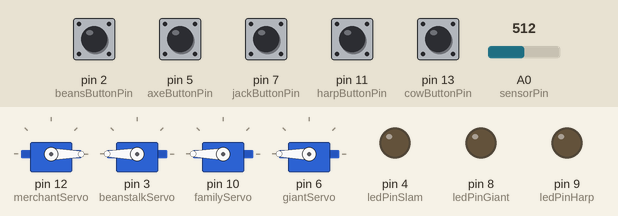
Simulated run of this sketch. Board: Arduino Uno, built with avr-gcc and run on an emulated ATmega328P. Shown: 4 × servo, output pins drawn as LEDs (lit = HIGH). The inputs (shaded band) are chosen by the test bench; at power-on: pin 2 (beansButtonPin), pin 5 (axeButtonPin), pin 7 (jackButtonPin), pin 11 (harpButtonPin), pin 13 (cowButtonPin) LOW, A0 (sensorPin) = 512.

Above: at 1.2 s.
1.3 s: pin 2 (beansButtonPin) pulled HIGH for 0.15 s
At 2.5 s:
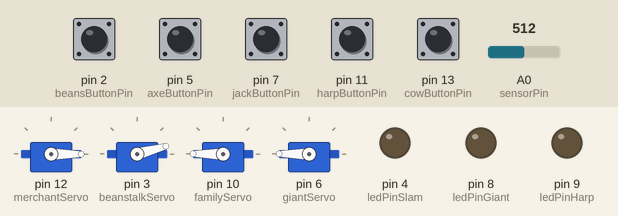
2.9 s: pin 5 (axeButtonPin) pulled HIGH for 0.15 s
At 3.7 s:
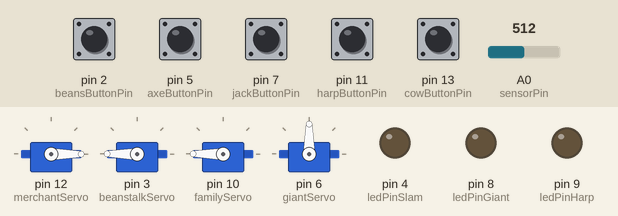
4.5 s: pin 7 (jackButtonPin) pulled HIGH for 0.15 s
At 5.0 s:
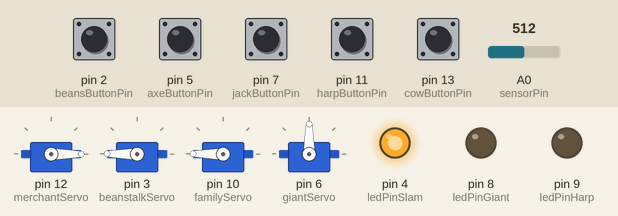
6.1 s: pin 13 (cowButtonPin) pulled HIGH for 0.15 s
At 7.3 s:
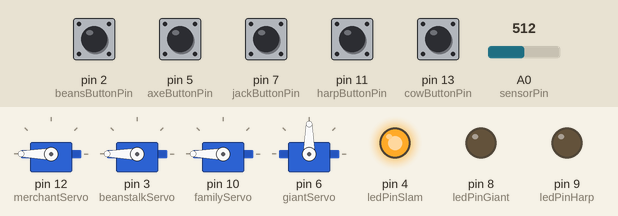
7.7 s: pin 2 (beansButtonPin) pulled HIGH for 1 s
At 8.6 s:
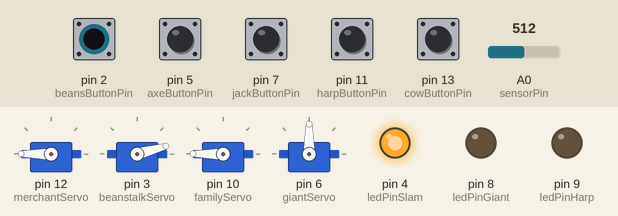
10.2 s: pin 5 (axeButtonPin) pulled HIGH for 1 s
At 10.5 s:
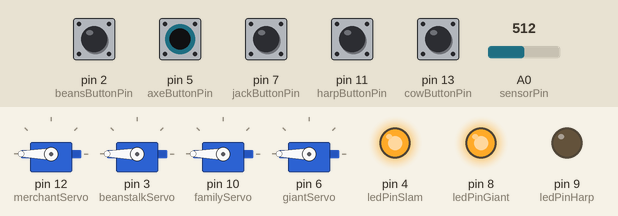
Timing chart, 0 to 13.2 s (numbered marks = the images above; inputs shaded):
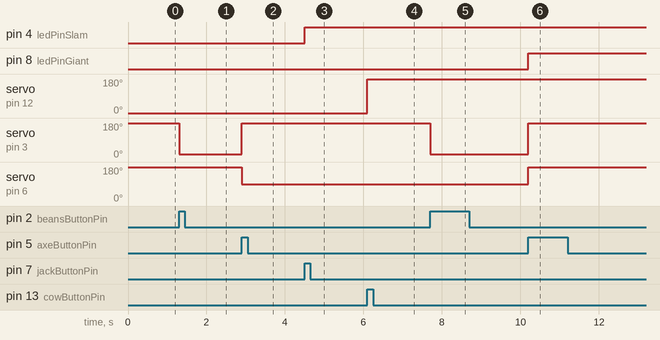

Measured:
- after the input at 1.3 s, servo on pin 3 (beanstalkServo): 180° → 15° at once
- after the input at 2.9 s, servo on pin 3 (beanstalkServo): 15° → 180° at once; servo on pin 6 (giantServo): 180° → 90° at once
- after the input at 4.5 s, pin 4 (ledPinSlam): LOW → HIGH at once
- after the input at 6.1 s, servo on pin 12 (merchantServo): 0° → 180° at once
- after the input at 7.7 s, servo on pin 3 (beanstalkServo): 180° → 15° at once
- after the input at 10.2 s, pin 8 (ledPinGiant): LOW → HIGH at once; servo on pin 3 (beanstalkServo): 15° → 180° at once; servo on pin 6 (giantServo): 90° → 180° at once

The sketch:

JackAndBeanstalkCode.ino
```cpp
#include <Servo.h>

Servo merchantServo;
Servo beanstalkServo;
Servo familyServo;
Servo giantServo;

//These are used for the copper tape switches, connected by BLUE wires.
const int cowButtonPin = 13;
const int harpButtonPin = 11;
const int beansButtonPin = 2;
const int jackButtonPin = 7;
const int axeButtonPin = 5;

//These bools make it so the switches stay in each position with a press and release, rather
//than returning to their default state when the switch is on LOW.
bool canFeFiFoFum; // Boolean that assures players cannot activate the giant stomping early.
bool isFlippedC; // cow
bool isFlippedH; // harp
bool isFlippedB; // beans
bool isFlippedG; // giant release
bool isFlippedJ; // jack in the giant's house
bool beanStalkUp;


// state change COW
int buttonStateC = 0;
int prevButtonStateC = 0;
// state change HARP
int buttonStateH = 0;
int prevButtonStateH = 0;
// state change BEANS
int buttonStateB = 0;
int prevButtonStateB = 0;
// state change JACK
int buttonStateJ = 0;
int prevButtonStateJ = 0;
// state change AXE
int buttonStateA = 0;
int prevButtonStateA = 0;

// Used for piezo sensor
int sensorVal;
const int sensorPin=A0;

const int ledPinSlam = 4; // led indicating the table slam should be done, green on the right side of the enclosure.
const int ledPinGiant = 8; // led revealing the giant's silhouette, within the giant's house.
const int ledPinHarp = 9; // led for golden shine on harp, within the giant's house.

void setup() {
  merchantServo.attach(12); // Pin that servo is attached to
  beanstalkServo.attach(3); // Pin that servo is attached to
  familyServo.attach(10); // Pin that servo is attached to
  giantServo.attach(6); // Pin that servo is attached to

  pinMode(cowButtonPin, INPUT);
  pinMode(harpButtonPin, INPUT);
  pinMode(beansButtonPin, INPUT);
  pinMode(jackButtonPin, INPUT);
  pinMode(axeButtonPin, INPUT);

  pinMode(ledPinSlam,OUTPUT);
  pinMode(ledPinGiant,OUTPUT);
  pinMode(ledPinHarp,OUTPUT);

  //Sets all of the button bools to false as they have not been activated yet.
  isFlippedC = false;
  isFlippedH = false;
  isFlippedB = true;
  isFlippedG = false;
  isFlippedJ = false;

  canFeFiFoFum = false; // Starts false, make true when jack is placed on the switch in the giant's house.
  //These servo writes set the servos to the proper starting positions.
  beanstalkServo.write(180);
  familyServo.write(180);
  merchantServo.write(0);
  giantServo.write(180);

  Serial.begin(9600);
}

void loop() {
  // Check if the table is slammed
  sensorVal = analogRead(sensorPin);


  if(canFeFiFoFum) {
    digitalWrite(ledPinSlam, HIGH);

    if(sensorVal > 18 && !isFlippedG) {
      digitalWrite(ledPinGiant, HIGH);
    }
  }

  //Checks for copper tape switches being pressed every frame.
  StateChangeDetect();
}

void StateChangeDetect() {
  //Reads in the copper tape switch state
  buttonStateC = digitalRead(cowButtonPin);
  buttonStateB = digitalRead(beansButtonPin);
  buttonStateH = digitalRead(harpButtonPin);
  buttonStateA = digitalRead(axeButtonPin);
  buttonStateJ = digitalRead(jackButtonPin);

  // Flips the merchant when the cow is placed on the switch
  if (buttonStateC != prevButtonStateC) {
    if (buttonStateC == HIGH) {
      if (!isFlippedC) {
        merchantServo.write(180);
        isFlippedC = true;
      } else if(isFlippedC) {
        merchantServo.write(0);
        isFlippedC = false;
      }

    }
  }


  // State change detection BEANSTALK
  // Raises the beanstalk when the beans are placed on the switch
  if (buttonStateB != prevButtonStateB) {
    if (buttonStateB == HIGH) {
      if (isFlippedB) {
        beanstalkServo.write(15);
        isFlippedB = false;
      }
    }
  }


  // State change detection FAMILY
  // Flips the family and table in Jack's house when the harp is placed on the switch
  if (buttonStateH != prevButtonStateH) {
    if (buttonStateH == HIGH) {
      if (!isFlippedH) {
        familyServo.write(180);
        isFlippedH = true;
      } else if(isFlippedH) {
        familyServo.write(0);
        isFlippedH = false;
      }
    }
  }


  // State change detection AXE
  // Lowers the beanstalk, releases the fallen giant from behind the giant's house, and turns off the giant silhouette led
  // when jack is placed on the switch in the giant's house.
  if (buttonStateA != prevButtonStateA) {
    if (buttonStateA == HIGH) {
      if(!isFlippedB) {
        beanstalkServo.write(180);
        isFlippedB = true;
      }

      digitalWrite(ledPinGiant, LOW);

      // Giant fall
      if (!isFlippedG) {
        giantServo.write(90);
        isFlippedG = true;
      } else if(isFlippedG) {
        giantServo.write(180);
        isFlippedG = false;
      }
    }
  }

  // Jack placed in the house lets the fefifofum pad activate
  if (buttonStateJ != prevButtonStateJ) {
    if (buttonStateJ == HIGH) {
      if(!isFlippedJ) {
        canFeFiFoFum = true;
      }
    }
  }
  //Sets the previous state to the current state
  prevButtonStateC = buttonStateC;
  prevButtonStateB = buttonStateB;
  prevButtonStateH = buttonStateH;
  prevButtonStateA = buttonStateA;
  prevButtonStateJ = buttonStateJ;
}
```
